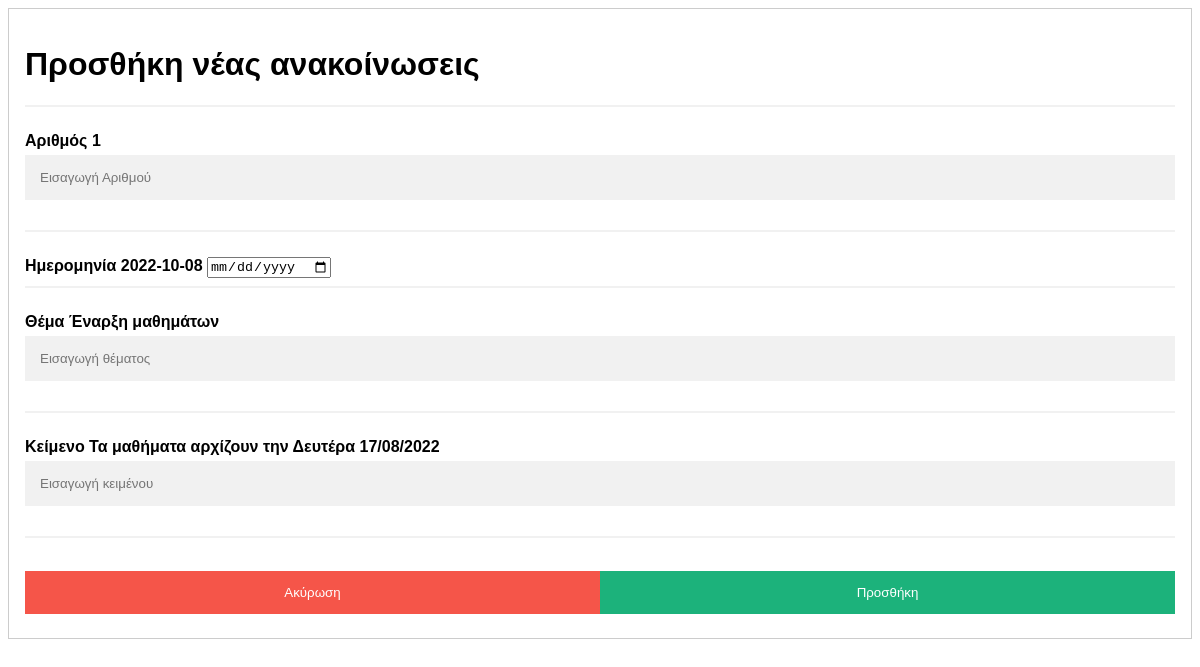
The app's page /editAnnouncements.php?link=1 (signed in) with its own data.
### tables this page shows
CREATE TABLE `announcements` (
  `Number` int(11) NOT NULL,
  `Date` date NOT NULL,
  `Subject` varchar(1000) NOT NULL,
  `MainText` varchar(2000) NOT NULL
);

### editAnnouncements.php (the view, shortened to what this page needs)
<?php
    include "functions.php";
    if ($_GET['link'] == true){
        $id = $_GET['link'];
        $sql = "SELECT * FROM announcements WHERE Number = '$id'";
        $data = mysqli_query($conn, $sql);
        $row = mysqli_fetch_assoc($data);
   }
    ?>
<!DOCTYPE html>
<html>
    <body>
    <form action="" method="post" style="border:1px solid #ccc">
        <div class="container">
            <h1>Προσθήκη νέας ανακοίνωσεις</h1>
            <hr>
            <label for="number"><b>Αριθμός <?php echo $row["Number"];?></b></label>
            <input type="text" placeholder="Εισαγωγή Αριθμού" name="number" required>
            <hr>
            <label for="date"><b>Ημερομηνία <?php echo $row["Date"];?></b></label>
            <input type="date" name="date" required>
            <hr>
            <label for="subject"><b>Θέμα <?php echo $row["Subject"];?></b></label>
            <input type="text" placeholder="Εισαγωγή θέματος" name="subject" required>
            <hr>
            <label for="main-text"><b>Κείμενο <?php echo $row["MainText"];?></b></label>
            <input type="text" placeholder="Εισαγωγή κειμένου" name="main-text" required>
            <hr>
            <div class="clearfix">
                <a href="announcements.php">
                    <button type="button" class="cancelbtn">Ακύρωση</button>
                <button type="submit" class="add" name="add-button">Προσθήκη</button>
            </div>
        </div>
    </form>
    </body>
</html>

### editAnnouncements.php (style rules this page uses)
body { font-family: Arial, Helvetica, sans-serif; }
* { box-sizing: border-box }
input[type=text], input[type=password] { width: 100%; padding: 15px; margin: 5px 0 22px 0; display: inline-block; border: none; background: #f1f1f1; }
hr { border: 1px solid #f1f1f1; margin-bottom: 25px; }
button { background-color: #04AA6D; color: white; padding: 14px 20px; margin: 8px 0; border: none; cursor: pointer; width: 100%; opacity: 0.9; }
.cancelbtn { padding: 14px 20px; background-color: #f44336; }
.cancelbtn, .add { float: left; width: 50%; }
.container { padding: 16px; }
.clearfix::after { content: ""; clear: both; display: table; }

### records on screen
announcements: Number "1", Date "2022-10-08", Subject "Έναρξη μαθημάτων", MainText "Τα μαθήματα αρχίζουν την Δευτέρα 17/08/2022"
